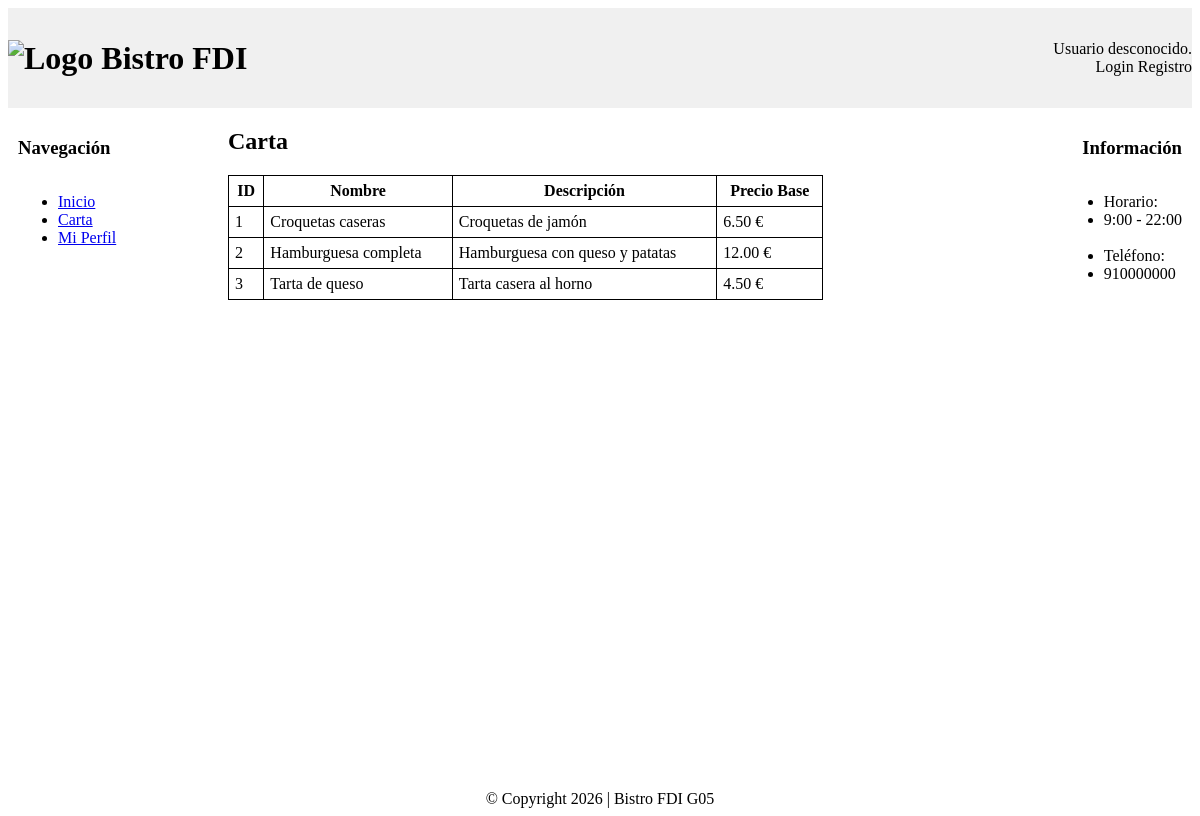
Page /carta.php on the committed database.
### tables this page shows
CREATE TABLE IF NOT EXISTS productos (
  id INT AUTO_INCREMENT PRIMARY KEY,
  nombre VARCHAR(120) NOT NULL,
  descripcion TEXT NOT NULL,
  id_categoria INT NULL,
  precio_base DECIMAL(10,2) NOT NULL,
  iva TINYINT NOT NULL,
  disponible TINYINT(1) NOT NULL DEFAULT 1,
  ofertado TINYINT(1) NOT NULL DEFAULT 1,
  imagen VARCHAR(255) NULL,
  CONSTRAINT fk_categoria_productos FOREIGN KEY (id_categoria) REFERENCES categorias(id) ON DELETE SET NULL
);

### includes/clases/es/ucm/fdi/aw/Producto.php (called while the page is built, shortened)
<?php
class Producto {
    public static function listar(): array {
        $conn = Aplicacion::getInstance()->getConexionBd();
        $sql = "SELECT id, nombre, descripcion, precio_base FROM productos ORDER BY nombre";
        $res = mysqli_query($conn, $sql);
        $out = [];
        while ($row = mysqli_fetch_assoc($res)) {
            $out[] = $row;
        }
        return $out;
    }
}

### carta.php (the view, shortened to what this page needs)
<?php
$productos = \es\ucm\fdi\aw\Producto::listar();
$tablaProductos = '
    <table border="1" cellpadding="6">
        <tr>
            <th>ID</th>
            <th>Nombre</th>
            <th>Descripción</th>
            <th>Precio Base</th>
        </tr>';
foreach ($productos as $p) {
    $id = (int)$p['id'];
    $nombre = $p['nombre'];
    $descripcion = $p['descripcion'];
    $precioBase = $p['precio_base'];
    $tablaProductos .= "
    <tr>
        <td>$id</td>
        <td>$nombre</td>
        <td>$descripcion</td>
        <td>$precioBase €</td>
    </tr>";
}
$tablaProductos .= '</table>';
$contenidoPrincipal = <<<EOS
    <h1>Carta</h1>
    $tablaProductos
EOS;
require __DIR__.'/includes/vistas/plantillas/plantilla.php';

### includes/vistas/plantillas/plantilla.php (shortened to what this page needs)
<!DOCTYPE html>
<html>
<head>
    <link rel="stylesheet" href="<?= RUTA_APP.'css/custom.css' ?>">
</head>
<body>
    <div class="contenedor">
        <?php require(RAIZ_APP.'/vistas/comun/cabecera.php');?>
        <main>
            <?php require(RAIZ_APP.'/vistas/comun/sideBarIzq.php');?>
            <article>
                <?= $contenidoPrincipal ?>
            </article>
            <?php require(RAIZ_APP.'/vistas/comun/sideBarDer.php');?>
        </main>
        <?php require(RAIZ_APP.'/vistas/comun/pie.php');?>
    </div>
</body>
</html>

### includes/vistas/comun/cabecera.php (shortened to what this page needs)
<?php
function mostrarSaludo() {
	$rutaUsuarios = rtrim(RUTA_APP, '/');
	$html='';
	if (isset($_SESSION["login"]) && ($_SESSION["login"]===true)) {
		return "Bienvenido, {$_SESSION['nombre']} <br><a href='{$rutaUsuarios}/logout.php'>(salir)</a>";
	} else {
		return "Usuario desconocido. <br><a href='{$rutaUsuarios}/login.php'>Login</a> <a href='{$rutaUsuarios}/registro.php'>Registro</a>";
	}
	return $html;
}
?>
<header>
	<h1>
		<a href="<?= RUTA_APP.'index.php' ?>"><img src="<?= RUTA_IMGS.'ui/bistroFDILogo.png' ?>" alt="Logo Bistro FDI" width="100" height="100"></a>
	</h1>
	<div class="saludo">
		<?= mostrarSaludo() ?>
	</div>
</header>

### includes/vistas/comun/sideBarIzq.php (shortened to what this page needs)
<nav>
	<h3>Navegación</h3>
	<ul>
		<li><a href="<?= RUTA_APP ?>index.php">Inicio</a></li>
		<li><a href="<?= RUTA_APP ?>carta.php">Carta</a></li>
		<li><a href="<?= RUTA_APP ?>includes/vistas/usuarios/perfil.php">Mi Perfil</a></li>
	</ul>
</nav>

### includes/vistas/comun/sideBarDer.php
<aside>
	<h3>Información</h3>
    <ul>
        <li>Horario:</li>
        <li>9:00 - 22:00</li>
        <br>
        <li>Teléfono:</li>
        <li>910000000</li>
    </ul>
</aside>

### includes/vistas/comun/pie.php
<footer>
	© Copyright 2026 | Bistro FDI G05
</footer>

### css/custom.css (style rules this page uses)
table { width: 80%; border-collapse: collapse; border: 1px solid black; padding: 15px; }
header { display: flex; justify-content: space-between; align-items: center; height: 100px; background-color: #f0f0f0; }
header a { color: black; text-decoration: none; }
footer { justify-content: center; display: flex; align-items: center; }
aside { display: flex; flex-direction: column; align-items: end; width: 200px; padding: 10px; }
nav { display: flex; flex-direction: column; align-items: start; width: 200px; padding: 10px; }
.saludo { text-align: right; }
.contenedor { display: flex; flex-direction: column; min-height: 100vh; }
main { display: flex; flex: 1; }
article { flex: 1; justify-content: center; align-items: center; }

### rows in the picture
productos: id "1", nombre "Croquetas caseras", descripcion "Croquetas de jamón", precio_base "6.50"
productos: id "2", nombre "Hamburguesa completa", descripcion "Hamburguesa con queso y patatas", precio_base "12.00"
productos: id "3", nombre "Tarta de queso", descripcion "Tarta casera al horno", precio_base "4.50"
